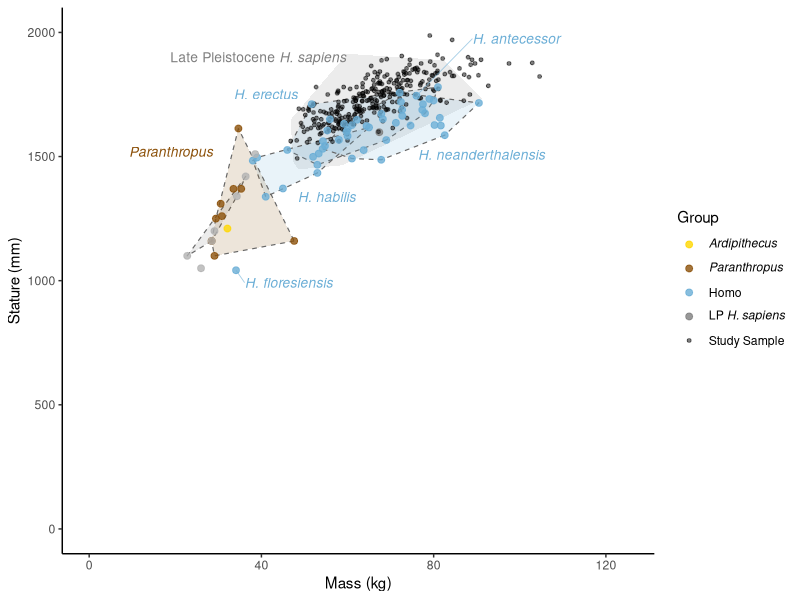

The R script that drew this image:
library(ggplot2)
library(dplyr)
library(ggrepel)
library(here)

fossil <- read.csv(here("CSV", "fossil_data.csv"))

shape_map <- c("F" = 16, "M" = 17, "Unknown" = 15)

subcat_colours <- c(
  "Late Pleistocene H. sapiens" = "grey50",
  "Homo"                        = "#6baed6",
  "Australopithecus"            = "#41ab5d",
  "Paranthropus"                = "#8c510a",
  "Ardipithecus"                = "#FFD700"
)

# Recode sex
fossil <- fossil %>%
  mutate(Sex = case_when(
    toupper(trimws(Sex)) == "F" ~ "F",
    toupper(trimws(Sex)) == "M" ~ "M",
    TRUE                        ~ "Unknown"
  )) %>%
  mutate(Subcategory = recode(Subcategory,
                              "Late Pleist H. sapiens" = "Late Pleistocene H. sapiens"))

# ── Data subsets ─────────────────────────────────────────────
study_sample <- fossil %>%
  filter(Category == "Study Sample", !is.na(Mass), !is.na(Stature))

other_pts <- fossil %>%
  filter(Category != "Study Sample", Species != "Undefined",
         Subcategory != "Late Pleistocene H. sapiens",
         !is.na(Mass), !is.na(Stature)) %>%
  mutate(HullGroup = ifelse(Subcategory %in% c("Australopithecus", "Paranthropus"),
                            Subcategory, Species))

# ── Convex hulls ─────────────────────────────────────────────
hull_list <- lapply(split(other_pts, other_pts$HullGroup), function(d) {
  if (nrow(d) < 3) return(NULL)
  idx <- chull(d$Mass, d$Stature)
  d[idx, ]
})
hulls <- bind_rows(hull_list)
row.names(hulls) <- NULL

# Map HullGroup → fill colour via Subcategory
hull_colours <- other_pts %>%
  distinct(HullGroup, Subcategory) %>%
  mutate(col = subcat_colours[Subcategory]) %>%
  { setNames(.$col, .$HullGroup) }

# ── Labels ───────────────────────────────────────────────────
hull_labels <- other_pts %>%
  group_by(HullGroup, Subcategory) %>%
  filter(n() >= 3) %>%
  summarise(x = mean(Mass),
            y = max(Stature),
            .groups = "drop")

# Manual label positions
label_nudges <- tribble(
  ~HullGroup,              ~nudge_x,  ~nudge_y,
  "H. sapiens",                 2,       50,
  "H. neanderthalensis",        5,      -250,
  "H. erectus",                -29,      -30,
  "H. habilis",                 0,      -280,
  "Australopithecus",          -33,     -300,
  "Paranthropus",              -24,     -100,
  "Ar. ramidus",                5,      -130,
  "H. floresiensis",            2,       -50,
  "H. antecessor",             13,       230
)

hull_labels <- hull_labels %>%
  left_join(label_nudges, by = "HullGroup")

individual_labels <- other_pts %>%
  group_by(HullGroup) %>%
  filter(n() < 3) %>%
  ungroup() %>%
  left_join(label_nudges, by = "HullGroup")

# Apply italic expressions to label columns
hull_labels <- hull_labels %>%
  mutate(label_expr = paste0("italic('", HullGroup, "')"))

individual_labels <- individual_labels %>%
  mutate(label_expr = paste0("italic('", HullGroup, "')"))

# ── Late Pleistocene hull ─────────────────────────────────────
late_pleist_pts <- fossil %>%
  filter(Subcategory == "Late Pleistocene H. sapiens", !is.na(Mass), !is.na(Stature))

late_pleist_hull <- if (nrow(late_pleist_pts) >= 3) {
  idx <- chull(late_pleist_pts$Mass, late_pleist_pts$Stature)
  late_pleist_pts[idx, ]
} else late_pleist_pts

# "Late Pleistocene" plain, "H. sapiens" italic
late_pleist_label <- data.frame(
  x     = mean(late_pleist_pts$Mass) - 28,
  y     = max(late_pleist_pts$Stature) - 20,
  label = "\"Late Pleistocene\"~italic('H. sapiens')"
)

# ── Legend labels: LP H. sapiens with only H. sapiens italic ─
legend_labels <- c(
  "Late Pleistocene H. sapiens" = expression("LP " * italic("H. sapiens")),
  "Homo"                        = "Homo",
  "Australopithecus"            = expression(italic("Australopithecus")),
  "Paranthropus"                = expression(italic("Paranthropus")),
  "Ardipithecus"                = expression(italic("Ardipithecus")),
  "Study Sample"                = "Study Sample"
)

# ── Plot ─────────────────────────────────────────────────────
ggplot() +
  # Late Pleistocene hull: shaded only, no border
  geom_polygon(data = late_pleist_hull,
               aes(x = Mass, y = Stature),
               fill = "grey50", alpha = 0.15, colour = NA) +
  geom_text(data = late_pleist_label,
            aes(x = x, y = y, label = label),
            colour = "grey50", size = 3.5, hjust = 0.5,
            parse = TRUE,
            show.legend = FALSE) +
  # Other hulls: dashed border
  geom_polygon(data = hulls,
               aes(x = Mass, y = Stature,
                   group = HullGroup, fill = HullGroup),
               alpha = 0.15, colour = "grey40",
               linetype = "dashed", linewidth = 0.4) +
  # Dummy invisible point to pull Late Pleistocene into colour legend
  geom_point(data = late_pleist_pts[1, ],
             aes(x = Mass, y = Stature,
                 colour = "Late Pleistocene H. sapiens"),
             size = 2, alpha = 0.8) +
  geom_point(data = study_sample,
             aes(x = Mass, y = Stature, colour = "Study Sample"),
             size = 1, alpha = 0.5) +
  geom_point(data = other_pts,
             aes(x = Mass, y = Stature, colour = Subcategory),
             size = 2, alpha = 0.8) +
  # Leader lines for individual labels
  geom_segment(data = individual_labels,
               aes(x = Mass, y = Stature,
                   xend = Mass + nudge_x, yend = Stature + nudge_y,
                   colour = Subcategory),
               linewidth = 0.3, alpha = 0.6,
               show.legend = FALSE) +
  geom_text(data = individual_labels,
            aes(x = Mass + nudge_x, y = Stature + nudge_y,
                label = label_expr, colour = Subcategory),
            size = 3.5, hjust = 0, parse = TRUE,
            show.legend = FALSE) +
  geom_text(data = hull_labels,
            aes(x = x + nudge_x, y = y + nudge_y,
                label = label_expr, colour = Subcategory),
            size = 3.5, hjust = 0, parse = TRUE,
            show.legend = FALSE) +
  scale_fill_manual(values = hull_colours, guide = "none") +
  scale_colour_manual(
    values = c(subcat_colours, "Study Sample" = "black"),
    labels = legend_labels,
    breaks = c("Ardipithecus", "Australopithecus", "Paranthropus", "Homo", "Late Pleistocene H. sapiens", "Study Sample"),
    name   = "Group",
    na.value = "grey70"
  ) +
  coord_cartesian(xlim = c(0, 125), ylim = c(0, 2000)) +
  labs(x = "Mass (kg)", y = "Stature (mm)") +
  theme_classic(base_size = 11)
